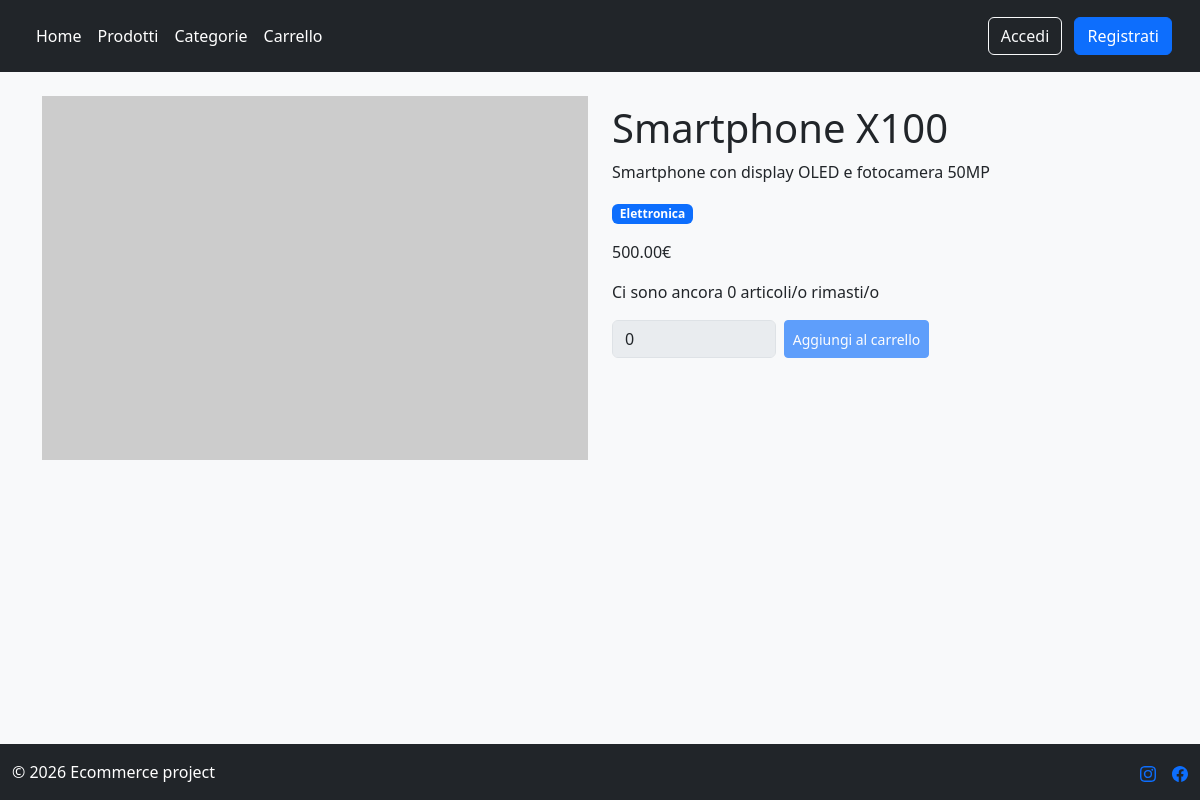
The page /products/products/2/smartphone-x100/ on the database as committed earlier.
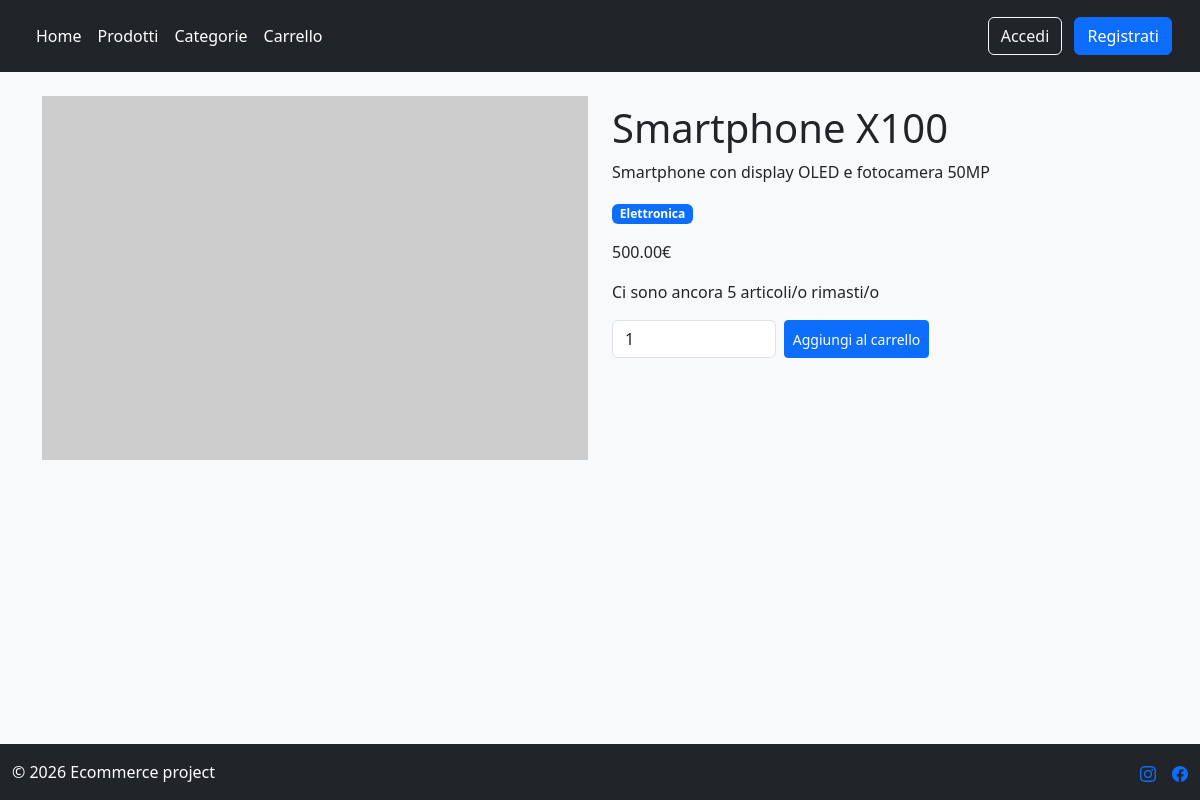
The same page on the database as committed later.
### products/models.py (models this page shows, shortened)
class Product(models.Model):
    name = models.CharField(max_length=50, blank=False, null=False)
    description = models.CharField(max_length=255, blank = True)
    price = models.DecimalField(max_digits=10, decimal_places=2, validators=[MinValueValidator(0)])
    stock = models.IntegerField(validators=[MinValueValidator(0)])
    discount = models.DecimalField(max_digits=5, decimal_places=2, default=0, validators=[MaxValueValidator(100), MinValueValidator(0)])
    categories = models.ManyToManyField(Tag)
    slug = models.SlugField(blank=True, unique=True)

### products/views.py (the view)
# urls.py: path("products/<int:pk>/<slug:slug>/", ProductDetailView.as_view(), name="product_detail"),
class ProductDetailView(DetailView):
    model = Product
    template_name = "products/products_detail.html"
    context_object_name = "product"

### templates/products/products_detail.html (shortened to what this page needs)
{% extends "base.html" %}
{% block content %}
<div class="container">
    <div class="row">
        <div class="col-md-6">
            <img class="img-fluid" src="https://placehold.co/600x400?text={{ product.name }}">
        </div>
        <div class="col-md-6 mt-2">
            <h1>{{product.name}}</h1>
            <p>{{product.description}}</p>
            <div class="mb-3">
            {% for category in product.categories.all %}
                <a href="{% url "tag_detail" category.slug %}" class="badge bg-primary text-decoration-none"> {{category.name}} </a>
            {% endfor %}
            </div>
            {% if product.discount %}
            <p>
                <s>{{ product.price }}€</s>
                <strong class="text-danger">
                    {{ product.final_price|floatformat:2 }}€
                </strong>
            </p>
            {% else %}
            <p>{{ product.price }}€</p>
            {% endif %}
            <p>Ci sono ancora {{ product.stock }} articoli/o rimasti/o</p>
            <div class="mt-3">
                <form method="post" action="{% url 'add_to_cart' product.pk %}">
                    <div class="d-flex gap-2 mb-4">
                        <input type="number" name="quantity" {% if product.stock  %} value="1" min="1" max="{{product.stock}}" {% else %} value = "0" disabled{% endif %} class="form-control" style="width : 30%">
                        <button class="btn btn-sm btn-primary" {% if not product.stock %} disabled {% endif %}>
                            Aggiungi al carrello
                        </button>
                    </div>
                </form>
            </div>
        </div>
    </div>
</div>
{% endblock %}

Rows that differ between the two databases and show on the page:
changed Product "Smartphone X100": stock "0" → "5"; quantity "0" → "1"
